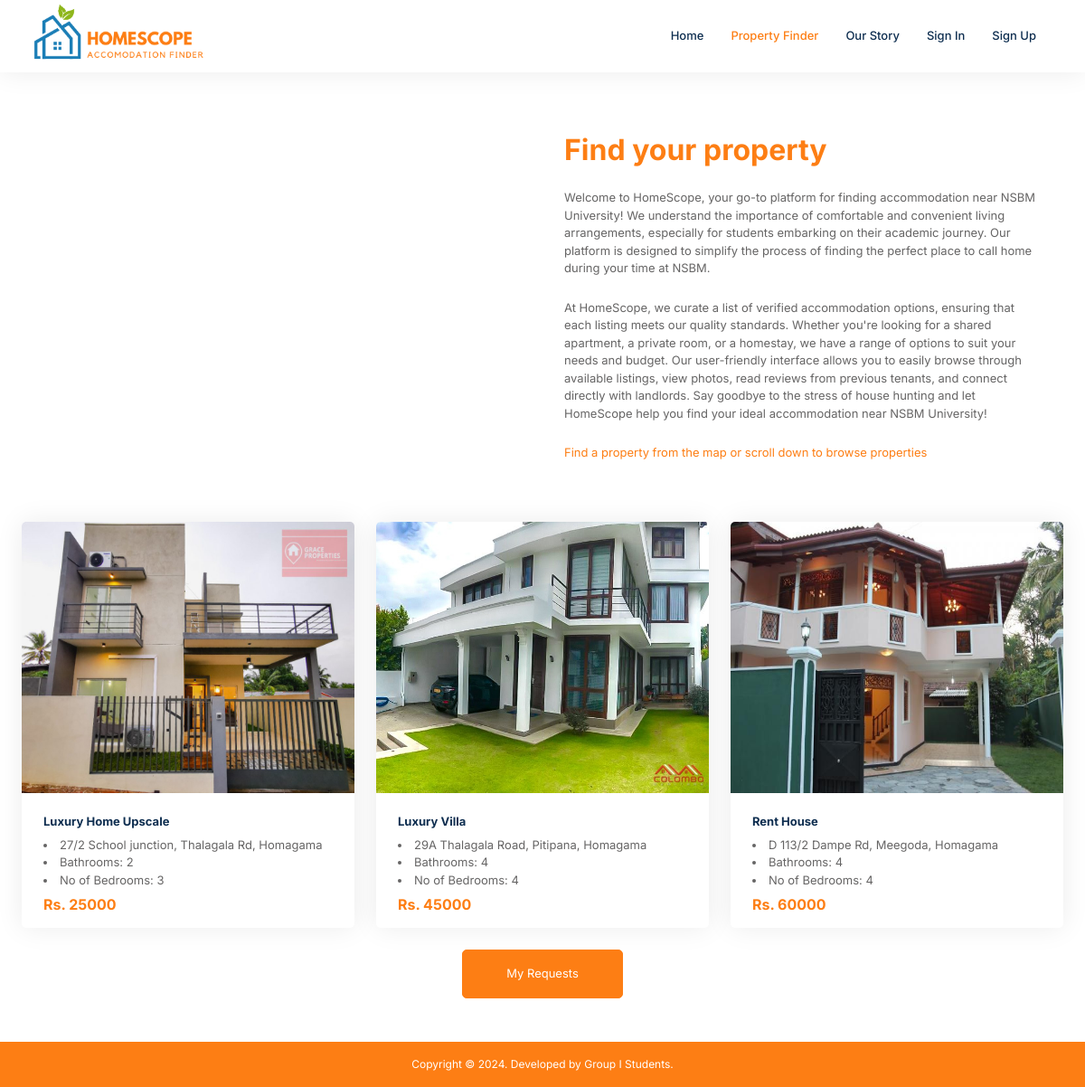
/property-list.php, run on the app's committed database.
### tables this page shows
CREATE TABLE IF NOT EXISTS `properties` (
  `id` int NOT NULL AUTO_INCREMENT,
  `name` varchar(50) NOT NULL,
  `address` varchar(150) NOT NULL,
  `squarefeet` int NOT NULL,
  `nobeds` int NOT NULL,
  `nobathrooms` int NOT NULL,
  `price` int NOT NULL,
  `image` varchar(200) NOT NULL,
  `latitude` varchar(255) NOT NULL,
  `longitude` varchar(255) NOT NULL,
  `status` varchar(255) NOT NULL DEFAULT 'Pending',
  `ownerID` int NOT NULL,
  PRIMARY KEY (`id`)
);

### property-list.php (the view, shortened to what this page needs)
<?php
include('includes/config/dbconn.php');
?>
<!DOCTYPE html>
<html lang="en">
<head>
    <link href="https://cdnjs.cloudflare.com/ajax/libs/font-awesome/5.10.0/css/all.min.css" rel="stylesheet">
    <link href="https://cdn.jsdelivr.net/npm/bootstrap-icons@1.4.1/font/bootstrap-icons.css" rel="stylesheet">
    <link href="lib/animate/animate.min.css" rel="stylesheet">
    <link href="lib/owlcarousel/assets/owl.carousel.min.css" rel="stylesheet">
    <link href="css/bootstrap.min.css" rel="stylesheet">
    <link href="css/style.css" rel="stylesheet">
</head>
<body>
    <div class="container-xxl bg-white p-0">
        <?php include('includes/header.php'); ?>
        <div class="container-xxl py-5">
            <div class="container-xxl">
            <div class="container-xxl">
                <div class="container-xxl">
                    <div class="row g-5 align-items-center" style="margin-top: 1px; overflow: hidden;">
                        <div class="col-lg-6 wow fadeIn" data-wow-delay="0.1s">
                            <div class="position-relative overflow-hidden p-5 pe-0" style="margin-top: -6rem;">
                                <div id="map" style="width: 100%; height: 400px; padding-bottom: 20px;"></div>
                            </div>
                        </div>
                        <div class="col-lg-6 wow fadeIn" style="margin-top: 0;" data-wow-delay="0.5s">
                            <h1 class="mb-4">Find your property</h1>
                            <p class="mb-4">Welcome to HomeScope, your go-to platform for finding accommodation near NSBM University! We understand the importance of comfortable and convenient living arrangements, especially for students embarking on their academic journey. Our platform is designed to simplify the process of finding the perfect place to call home during your time at NSBM.</p>
                            <p class="mb-4"> At HomeScope, we curate a list of verified accommodation options, ensuring that each listing meets our quality standards. Whether you're looking for a shared apartment, a private room, or a homestay, we have a range of options to suit your needs and budget. Our user-friendly interface allows you to easily browse through available listings, view photos, read reviews from previous tenants, and connect directly with landlords. Say goodbye to the stress of house hunting and let HomeScope help you find your ideal accommodation near NSBM University!</p>
                            <p class=" mt-3 mb-5 text-primary">Find a property from the map or scroll down to browse properties</p>
                        </div>
                    </div>
                </div>
            </div>
                <div class="tab-content">
                    <div id="tab-1" class="tab-pane fade show p-0 active">
                        <div class="row g-4">
                            <?php
                                    $sql = "SELECT * from properties WHERE status='Approved'";
                                    $query = $dbh -> prepare($sql);
                                    $query->execute();
                                    $results=$query->fetchAll(PDO::FETCH_OBJ);
                                    if($query->rowCount() > 0)
                                    {
                                    foreach($results as $result)
                                    {               ?>
                            <div class="col-lg-4 col-md-6 wow fadeInUp" data-wow-delay="0.1s">
                                <div class="property-item rounded overflow-hidden">
                                    <div class="position-relative overflow-hidden">
                                        <a href="booking.php?propertyid=<?php echo htmlentities($result->id);?>"><img
                                                style="height: 300px; width: 100%;" class="img-fluid"
                                                src="admin/includes/uploads/<?php echo htmlentities($result->image);?>"
                                                alt="Image"></a>
                                    </div>
                                    <div class="p-4 pb-0">
                                        <a class="d-block h5 mb-2"
                                            href="booking.php?propertyid=<?php echo htmlentities($result->id);?>">
                                            <?php echo htmlentities($result->name);?></a>
                                            <li><?php echo htmlentities($result->address);?></li>
                                            <li></i>Bathrooms: <?php echo htmlentities($result->nobathrooms);?></li>
                                            <li></i>No of Bedrooms: <?php echo htmlentities($result->nobeds);?></li>
                                        <h6 class="text-primary mb-3 mt-2">Rs. <?php echo htmlentities($result->price);?></h6>
                                    </div>
                                </div>
                            </div>
                            <?php } }?>
                            <div class="col-12 text-center wow fadeInUp" data-wow-delay="0.1s">
                                <a class="btn btn-primary py-3 px-5" href="my-bookings.php">My Requests</a>
                            </div>
                        </div>
                    </div>
                </div>
            </div>
        </div>
        <?php include('includes/footer.php'); ?>
    </div>
</body>
</html>

### includes/header.php (shortened to what this page needs)
<?php
$page = basename($_SERVER['PHP_SELF']);
?>
<div class="container-fluid nav-bar bg-transparent sticky-top">
            <nav class="navbar navbar-expand-lg bg-white navbar-light py-0 px-4">
                <img class="img-fluid" src="includes/logo/ps.png" alt="Logo" style="height: 80px;">
                <div class="collapse navbar-collapse" id="navbarCollapse">
                    <div class="navbar-nav ms-auto">
                        <a href="index.php" class="<?php if($page == 'index.php'){ echo ' nav-item nav-link active"';} else{ echo ' nav-item nav-link"';}?>">Home</a>
                        <a href="property-list.php" class="<?php if($page == 'property-list.php'){ echo ' nav-item nav-link active"';} else{ echo ' nav-item nav-link"';}?>">Property Finder</a>
                        <a href="about.php" class="<?php if($page == 'about.php'){ echo ' nav-item nav-link active"';} else{ echo ' nav-item nav-link"';}?>">Our Story</a>
                        <?php if(!$uid){ ?>
                        <a href="sign-in.php" class="<?php if($page == 'sign-in.php'){ echo ' nav-item nav-link active"';} else{ echo ' nav-item nav-link"';}?>">Sign In</a>
                        <a href='sign-up.php' class="<?php if($page == 'sign-up.php'){ echo ' nav-item nav-link active"';} else{ echo ' nav-item nav-link"';}?>">Sign Up</a>
                    </div>
                    <?php } ?>
                    <br>
                </div>
            </nav>
        </div>

### includes/footer.php
<footer class="bg-primary text-white text-center text-lg-start">
    <div class="text-center p-3" style="font-size: 12px;">
        Copyright © 2024. Developed by Group I Students.
    </div>
</footer>

### css/style.css (style rules this page uses)
.navbar, .property-item, .team-item { box-shadow: 0 0 30px rgba(0, 0, 0, .08) }
* { font-family: 'Inter' !important; }
a, li, p, input { font-size: 13px !important; }
h1, h2, h3, h4 { font-size: 32px !important; color: #fd7e14; }
:root { --primary: #fd7e14; --secondary: #FF6922; --light: #EFFDF5; --dark: #0E2E50 }
.btn, .cat-item div *, .property-item img { transition: .5s }
.btn.btn-primary, .btn.btn-secondary, .nav-pills .nav-item .btn.active, .nav-pills .nav-item .btn:hover { color: #fff }
.navbar-light .navbar-nav .nav-link.active, .navbar-light .navbar-nav .nav-link:hover, .team-item .btn { color: var(--primary) }
.nav-bar { position: relative; padding: 0 3rem; transition: .5s; z-index: 9999 }
.nav-bar.sticky-top { position: sticky; padding: 0; z-index: 9999 }
.navbar-light .navbar-nav .nav-link { margin-right: 30px; padding: 25px 0; color: #fff; font-size: 15px; outline: 0; color: var(--dark); font-weight: 500 }

### data on the page
properties: image (picture), name "Luxury Home Upscale", address "27/2 School junction, Thalagala Rd, Homagama", nobathrooms "2", nobeds "3", price "25000"
properties: image (picture), name "Luxury Villa", address "29A Thalagala Road, Pitipana, Homagama", nobathrooms "4", nobeds "4", price "45000"
properties: image (picture), name "Rent House", address "D 113/2 Dampe Rd, Meegoda, Homagama", nobathrooms "4", nobeds "4", price "60000"
